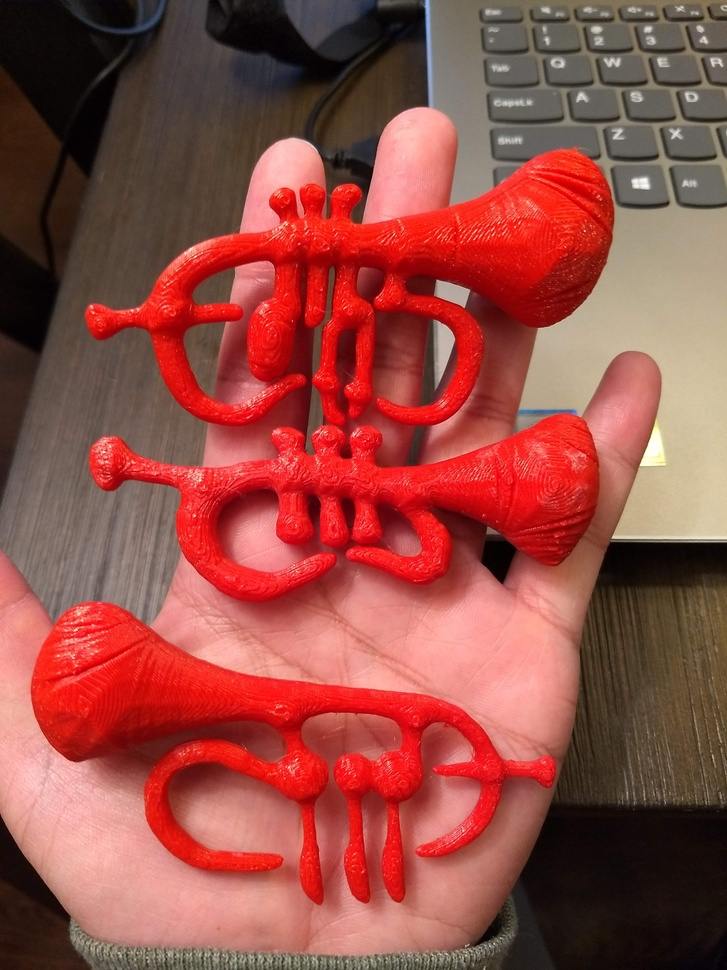
%> input picture IMG_20181211_072421693.jpg, 727 x 970 px, shrunk from 3024 x 4032 before the run
$ octave --eval "result = TraceBdry('../IMG_20181211_072421693.jpg');"   (GNU Octave 9; MATLAB toolbox functions it lacks are replaced by stand-ins)
%> lines starting %> are read from the running program, lines starting %| are printed output that depends on the picture; in (x1, y1, x2, y2) boxes, pixels count from 0 and x2, y2 are one past the last pixel; in counts of white or black regions, pixels touching at a corner belong together; the program's own positions count from 1
% ============================================
% Author: Alex Chen
% email: alextpf@gmail.com
% 2014
% ============================================
function verts = TraceBdry(fileName)
%> called with fileName = '../IMG_20181211_072421693.jpg'
% ==================================
% pre-requisite: input image has to be a black and white image, and single channel ( not rbg )
% with foreground black, background white. If foreground is white, background balck, simply change the line 15 &16
% ==================================
% Threshold and invert
img = imread(fileName);
%> img is the input picture: size 970x727x3 uint8; mean R, G, B 149.5, 75.6, 68.3
if (size(img,3) ~= 1)
    img = img(:,:,1);
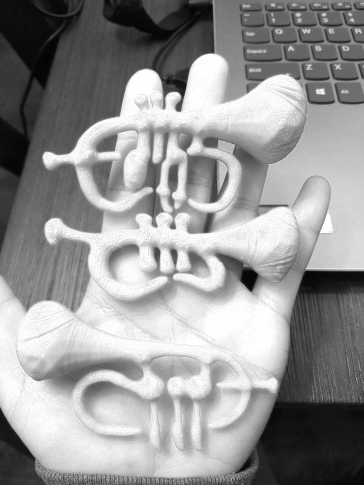
%> img: size 970x727 uint8 (shown at 1/2 size); min 1, max 255, mean 149.5
end

tmp = img;

tmp(find(img > 20 ))=0;
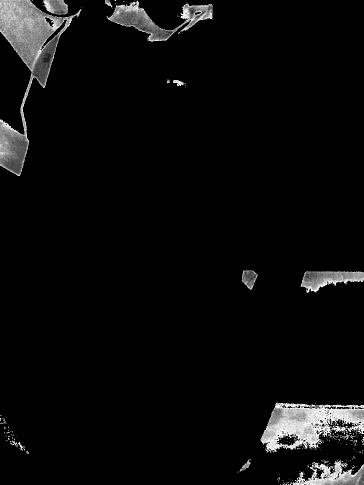
%> tmp: size 970x727 uint8 (shown at 1/2 size); min 0, max 20, mean 0.872; drawn with min black and max white
tmp(find(img <= 20 ))=255;
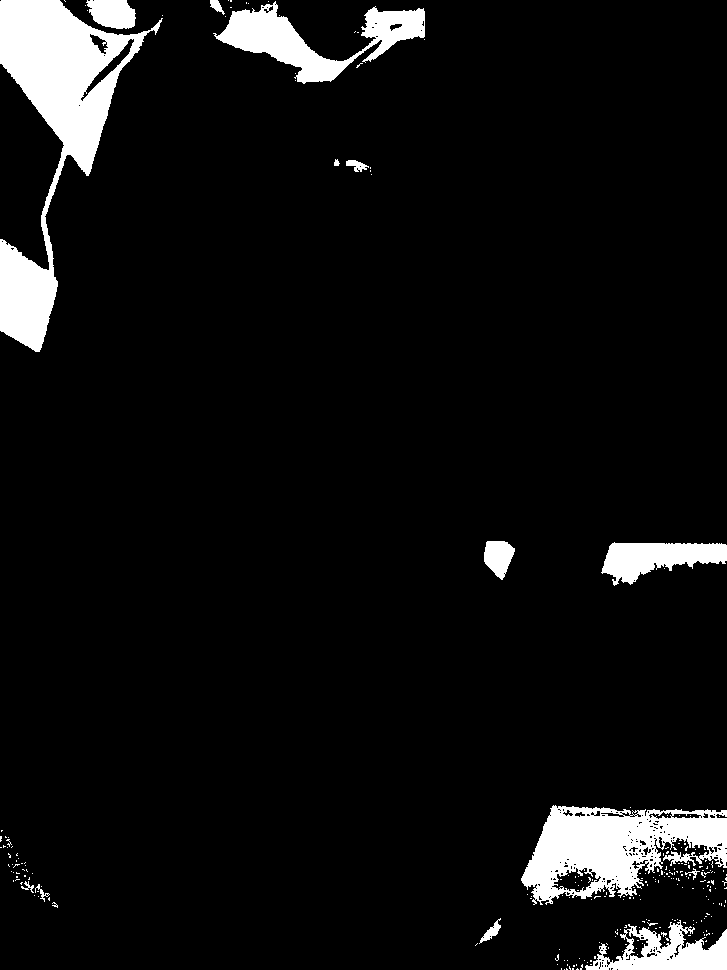
%> tmp: size 970x727 uint8; 6.6% white; 250 white regions (236 under 20 px), largest, box (x1, y1, x2, y2) and area: (0, 0, 163, 352) 18267, (521, 805, 727, 905) 11645, (213, 1, 425, 84) 6375
img = tmp;

% figure;
% imshow(img);

% ==================================
% trace bdry
B = bwboundaries(img);
%> B = 471 boundaries; largest, box (x1, y1, x2, y2) and points: (521, 805, 727, 905) 1153, (0, 0, 163, 352) 1036, (213, 1, 425, 84) 646, (585, 920, 727, 970) 628, (601, 542, 727, 586) 356
% Choose the one that has the longest length
maxLength = 0;
maxIdx = 0;
for i=1:length(B)
    if (length(B{i}) > maxLength)
        maxLength = length(B{i});
        maxIdx = i;
    end
end
%> this loop made 471 passes
%> (maxLength, maxIdx) on pass 1: (1036, 1)
%> after the loop, maxIdx = 70; maxLength = 1153

verts = B{maxIdx};
%> verts = 1153 rows, first 12: [879 522; 878 523; 877 523; 876 524; 875 524; 874 525; 873 525; 872 526; 871 526; 870 526; 869 527; 868 527]

% ==================================
% normalize
maxXY= max(verts(:));
%> maxXY = 905

verts = verts./maxXY;
%> verts = 1153 rows, first 12: [0.971 0.577; 0.97 0.578; 0.969 0.578; 0.968 0.579; 0.967 0.579; 0.966 0.58; 0.965 0.58; 0.964 0.581; 0.962 0.581; 0.961 0.581; 0.96 0.582; 0.959 0.582]
verts = [verts(:,2),verts(:,1)];
%> verts = 1153 rows, first 12: [0.577 0.971; 0.578 0.97; 0.578 0.969; 0.579 0.968; 0.579 0.967; 0.58 0.966; 0.58 0.965; 0.581 0.964; 0.581 0.962; 0.581 0.961; 0.582 0.96; 0.582 0.959]

% //==== debug =================//
% for i = 1: size(verts,1)
%  plot(verts(i,2), verts(i,1), '.b', 'LineWidth', 2);
%  hold on;
% end
% //==== debug =================//

% ==================================
% down-sample
DOWN_RATE = 2;

tmp = verts(1:DOWN_RATE:end,:);
%> tmp = 577 rows, first 12: [0.577 0.971; 0.578 0.969; 0.579 0.967; 0.58 0.965; 0.581 0.962; 0.582 0.96; 0.583 0.959; 0.583 0.957; 0.585 0.955; 0.586 0.952; 0.587 0.951; 0.589 0.95]

verts=[];

% [14 lines of commented-out code are left out]
ERR = 0.01;
LEN_SQR = ERR * ERR;
USE_ANGLE = false;

num = size(tmp,1);
%> num = 577


if (USE_ANGLE)

    angleThresh = cos(40 * 3.1415926 / 180);

    prev = tmp(num,:);
    for i = 1: num - 1

        curr = tmp(i,:);
        next = tmp(i+1,:);

        vec1 = curr - prev;
        vec2 = next - curr;

        len1 = sqrt(sum(vec1.^2));
        len2 = sqrt(sum(vec2.^2));

        vec1 = vec1 / len1;
        vec2 = vec2 / len2;

        cosVec = sum( vec1 .* vec2 );

        p2 = tmp(i,:);
        dif = p2 - p1;
        err = sum(dif.^2);
        if ( cosVec < angleThresh || err > LEN_SQR)
            % keep
            verts = [verts;p2];
            p1 = p2;
        end

        prev = curr;
    end
else

    p1 =tmp(1,:);
%> p1 = [0.577 0.971]
    for i = 2: num
        p2 = tmp(i,:);
        dif = p2 - p1;
        err = sum(dif.^2);
        if ( err > LEN_SQR)
            % keep
            verts = [verts;p2];
            p1 = p2;
        end
    end
%> this loop made 576 passes
%> (dif, err, p1) on passes 5, 27, 32, 37, 45, 50, 55, 60: ([0.00552 -0.011], 0.000153, [0.582 0.96]), ([0.00442 -0.011], 0.000142, [0.601 0.918]), ([0.00442 -0.00994], 0.000118, [0.606 0.908]), ([0.00442 -0.011], 0.000142, [0.61 0.897]), ([0.00994 -0.00552], 0.000129, [0.62 0.892]), ([0.011 0.0011], 0.000123, [0.631 0.893]), ([0.011 0.0011], 0.000123, [0.642 0.894]), ([0.011 0], 0.000122, [0.653 0.894])
%> after the loop, p1 = [0.577 0.971]; verts = 74 rows, first 12: [0.582 0.96; 0.589 0.95; 0.592 0.94; 0.597 0.929; 0.601 0.918; 0.606 0.908; 0.61 0.897; 0.62 0.892; 0.631 0.893; 0.642 0.894; 0.653 0.894; 0.664 0.895]
end

verts=[verts;verts(1,:)];
%> verts = 75 rows, first 12: [0.582 0.96; 0.589 0.95; 0.592 0.94; 0.597 0.929; 0.601 0.918; 0.606 0.908; 0.61 0.897; 0.62 0.892; 0.631 0.893; 0.642 0.894; 0.653 0.894; 0.664 0.895]
%> `result = TraceBdry('../IMG_20181211_072421693.jpg');`: result has the same summary as verts in TraceBdry
%
% //==== debug =================//
% figure;
% plot(verts(:,1), -verts(:,2), '-o', 'MarkerSize',10,'MarkerFaceColor','g', 'LineWidth',2, 'MarkerEdgeColor','r');
% axis equal
% //==== debug =================//
